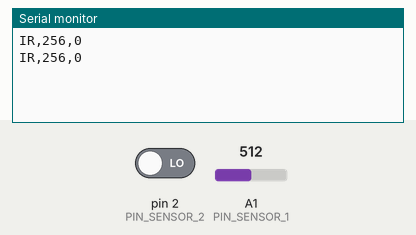
Simulated run of this sketch. Board: Arduino Uno, built with avr-gcc and run on an emulated ATmega328P. Shown: the last lines printed to the serial monitor. Inputs (shaded band) come from the test bench; at power-on: A1 (PIN_SENSOR_1) = 512, pin 2 (PIN_SENSOR_2) LOW.

Above: at 1.8 s.
1.9 s: A1 (PIN_SENSOR_1) set to 716
At 2.8 s:
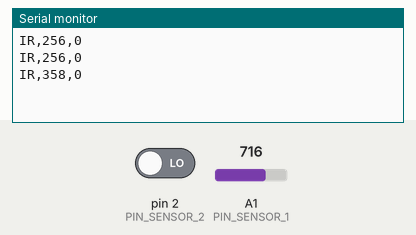
3.4 s: pin 2 (PIN_SENSOR_2) driven HIGH
At 4.5 s:
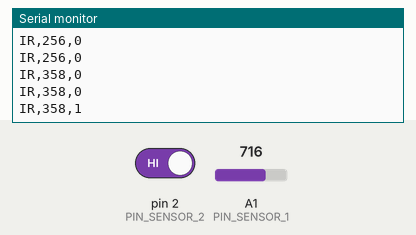
4.9 s: A1 (PIN_SENSOR_1) set to 900
At 5.8 s:
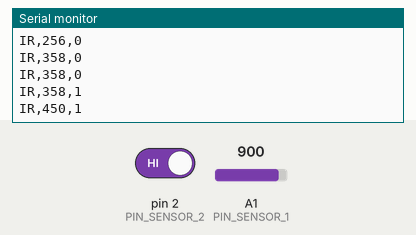
6.4 s: pin 2 (PIN_SENSOR_2) driven LOW
At 7.8 s:
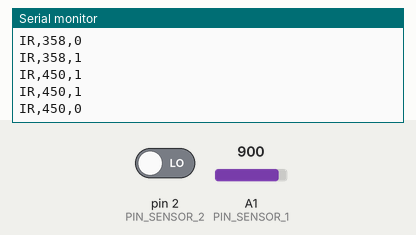
Timing chart, 0 to 8.9 s (numbered marks = the images above; inputs shaded):
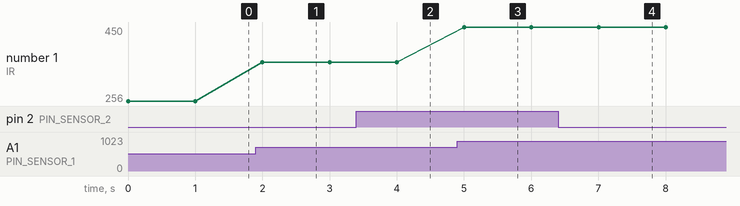

The sketch:

sensor.ino
```cpp
int PIN_SENSOR_1 = A1;
int PIN_SENSOR_2 = 2;
String NOMBRE_SENSOR = "IR";
int DELAY = 1000;

void setup(){
  Serial.begin(9600);
  pinMode(PIN_SENSOR_1, INPUT);
  pinMode(PIN_SENSOR_2, INPUT);
}

void loop(){
    int data_sensor_1 = analogRead(PIN_SENSOR_1);
    int data_sensor_2 = digitalRead(PIN_SENSOR_2);
    int mm_sensor_1 = data_sensor_1 / 2;
    Serial.print(NOMBRE_SENSOR);
    Serial.print(",");
    Serial.print(mm_sensor_1);
    Serial.print(",");
    Serial.println(data_sensor_2);
    delay(DELAY);
}
```

Measured:
- after the input at 1.9 s, the serial monitor: prints a new line after 0.10 s (image 1)
- after the input at 3.4 s, the serial monitor: prints a new line after 0.60 s (image 2)
- after the input at 4.9 s, the serial monitor: prints a new line after 0.10 s (image 3)
- after the input at 6.4 s, the serial monitor: prints a new line after 0.60 s (image 4)
- plotted number 1: 256 → 358 after the input at 1.9 s, 358 → 450 after the input at 4.9 s
